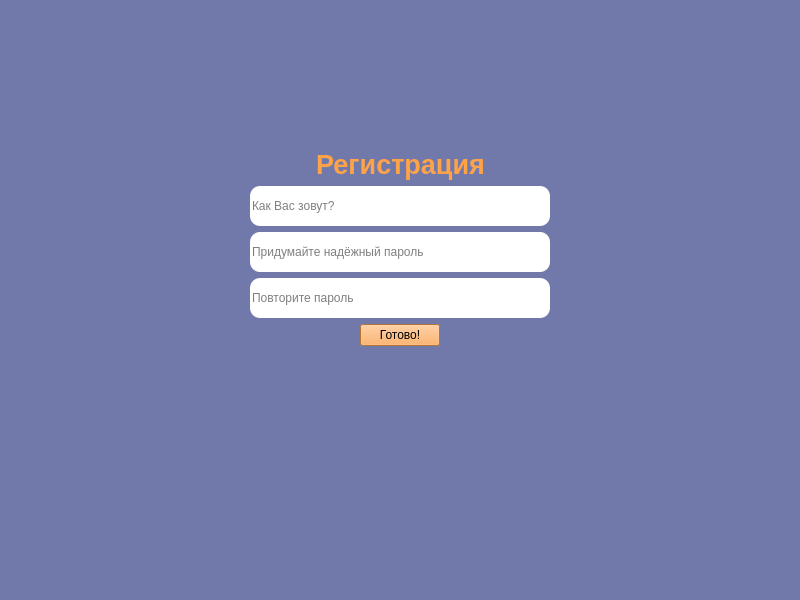
<?xml version="1.0" encoding="UTF-8"?>
<ui version="4.0">
 <class>RegisterWindow</class>
 <widget class="QWidget" name="RegisterWindow">
  <property name="geometry">
   <rect>
    <x>0</x>
    <y>0</y>
    <width>800</width>
    <height>600</height>
   </rect>
  </property>
  <property name="windowTitle">
   <string>DiaBelka</string>
  </property>
  <property name="styleSheet">
   <string notr="true">background-color: rgb(113, 121, 171);</string>
  </property>
  <layout class="QVBoxLayout" name="verticalLayout_2">
   <item>
    <spacer name="verticalSpacer">
     <property name="orientation">
      <enum>Qt::Orientation::Vertical</enum>
     </property>
     <property name="sizeType">
      <enum>QSizePolicy::Policy::Expanding</enum>
     </property>
     <property name="sizeHint" stdset="0">
      <size>
       <width>20</width>
       <height>50</height>
      </size>
     </property>
    </spacer>
   </item>
   <item>
    <layout class="QHBoxLayout" name="horizontalLayout_3">
     <item>
      <spacer name="horizontalSpacer_5">
       <property name="orientation">
        <enum>Qt::Orientation::Horizontal</enum>
       </property>
       <property name="sizeHint" stdset="0">
        <size>
         <width>40</width>
         <height>20</height>
        </size>
       </property>
      </spacer>
     </item>
     <item>
      <widget class="QLabel" name="label">
       <property name="sizePolicy">
        <sizepolicy hsizetype="Fixed" vsizetype="Fixed">
         <horstretch>0</horstretch>
         <verstretch>0</verstretch>
        </sizepolicy>
       </property>
       <property name="font">
        <font>
         <pointsize>20</pointsize>
         <bold>true</bold>
        </font>
       </property>
       <property name="layoutDirection">
        <enum>Qt::LayoutDirection::LeftToRight</enum>
       </property>
       <property name="autoFillBackground">
        <bool>false</bool>
       </property>
       <property name="styleSheet">
        <string notr="true">color: rgb(255, 163, 72);
border-color: rgb(0, 0, 0);</string>
       </property>
       <property name="text">
        <string>Регистрация</string>
       </property>
       <property name="alignment">
        <set>Qt::AlignmentFlag::AlignCenter</set>
       </property>
      </widget>
     </item>
     <item>
      <spacer name="horizontalSpacer_6">
       <property name="orientation">
        <enum>Qt::Orientation::Horizontal</enum>
       </property>
       <property name="sizeHint" stdset="0">
        <size>
         <width>40</width>
         <height>20</height>
        </size>
       </property>
      </spacer>
     </item>
    </layout>
   </item>
   <item>
    <layout class="QHBoxLayout" name="horizontalLayout">
     <item>
      <spacer name="horizontalSpacer">
       <property name="orientation">
        <enum>Qt::Orientation::Horizontal</enum>
       </property>
       <property name="sizeHint" stdset="0">
        <size>
         <width>40</width>
         <height>20</height>
        </size>
       </property>
      </spacer>
     </item>
     <item>
      <layout class="QVBoxLayout" name="verticalLayout">
       <item>
        <widget class="QLineEdit" name="loginRegister">
         <property name="sizePolicy">
          <sizepolicy hsizetype="Preferred" vsizetype="Minimum">
           <horstretch>0</horstretch>
           <verstretch>0</verstretch>
          </sizepolicy>
         </property>
         <property name="minimumSize">
          <size>
           <width>300</width>
           <height>40</height>
          </size>
         </property>
         <property name="maximumSize">
          <size>
           <width>16777215</width>
           <height>40</height>
          </size>
         </property>
         <property name="styleSheet">
          <string notr="true">background-color: rgb(255, 255, 255);
border-radius: 10px;
</string>
         </property>
         <property name="placeholderText">
          <string>Как Вас зовут?</string>
         </property>
        </widget>
       </item>
       <item>
        <widget class="QLineEdit" name="passwordRegister">
         <property name="sizePolicy">
          <sizepolicy hsizetype="Preferred" vsizetype="Minimum">
           <horstretch>0</horstretch>
           <verstretch>0</verstretch>
          </sizepolicy>
         </property>
         <property name="minimumSize">
          <size>
           <width>300</width>
           <height>40</height>
          </size>
         </property>
         <property name="maximumSize">
          <size>
           <width>16777215</width>
           <height>40</height>
          </size>
         </property>
         <property name="styleSheet">
          <string notr="true">background-color: rgb(255, 255, 255);
border-radius: 10px;
</string>
         </property>
         <property name="placeholderText">
          <string>Придумайте надёжный пароль</string>
         </property>
        </widget>
       </item>
       <item>
        <widget class="QLineEdit" name="confirmPasswordRegister">
         <property name="sizePolicy">
          <sizepolicy hsizetype="Preferred" vsizetype="Minimum">
           <horstretch>0</horstretch>
           <verstretch>0</verstretch>
          </sizepolicy>
         </property>
         <property name="minimumSize">
          <size>
           <width>300</width>
           <height>40</height>
          </size>
         </property>
         <property name="maximumSize">
          <size>
           <width>16777215</width>
           <height>40</height>
          </size>
         </property>
         <property name="styleSheet">
          <string notr="true">background-color: rgb(255, 255, 255);
border-radius: 10px;</string>
         </property>
         <property name="echoMode">
          <enum>QLineEdit::EchoMode::Password</enum>
         </property>
         <property name="placeholderText">
          <string>Повторите пароль</string>
         </property>
        </widget>
       </item>
      </layout>
     </item>
     <item>
      <spacer name="horizontalSpacer_2">
       <property name="orientation">
        <enum>Qt::Orientation::Horizontal</enum>
       </property>
       <property name="sizeHint" stdset="0">
        <size>
         <width>40</width>
         <height>20</height>
        </size>
       </property>
      </spacer>
     </item>
    </layout>
   </item>
   <item>
    <layout class="QHBoxLayout" name="horizontalLayout_2">
     <item>
      <spacer name="horizontalSpacer_3">
       <property name="orientation">
        <enum>Qt::Orientation::Horizontal</enum>
       </property>
       <property name="sizeHint" stdset="0">
        <size>
         <width>40</width>
         <height>20</height>
        </size>
       </property>
      </spacer>
     </item>
     <item>
      <widget class="QPushButton" name="registerButton">
       <property name="styleSheet">
        <string notr="true">QPushButton{ background-color: rgb(255, 163, 72);
color: black;}</string>
       </property>
       <property name="text">
        <string>Готово!</string>
       </property>
      </widget>
     </item>
     <item>
      <spacer name="horizontalSpacer_4">
       <property name="orientation">
        <enum>Qt::Orientation::Horizontal</enum>
       </property>
       <property name="sizeHint" stdset="0">
        <size>
         <width>40</width>
         <height>20</height>
        </size>
       </property>
      </spacer>
     </item>
    </layout>
   </item>
   <item>
    <layout class="QHBoxLayout" name="horizontalLayout_4">
     <item>
      <spacer name="horizontalSpacer_7">
       <property name="orientation">
        <enum>Qt::Orientation::Horizontal</enum>
       </property>
       <property name="sizeHint" stdset="0">
        <size>
         <width>40</width>
         <height>20</height>
        </size>
       </property>
      </spacer>
     </item>
     <item>
      <widget class="QWidget" name="widget" native="true">
       <property name="minimumSize">
        <size>
         <width>300</width>
         <height>100</height>
        </size>
       </property>
       <property name="styleSheet">
        <string notr="true">image: url(:/new/prefix3/IMG_4398-removebg-preview.png);</string>
       </property>
      </widget>
     </item>
     <item>
      <spacer name="horizontalSpacer_8">
       <property name="orientation">
        <enum>Qt::Orientation::Horizontal</enum>
       </property>
       <property name="sizeHint" stdset="0">
        <size>
         <width>40</width>
         <height>20</height>
        </size>
       </property>
      </spacer>
     </item>
    </layout>
   </item>
   <item>
    <spacer name="verticalSpacer_3">
     <property name="orientation">
      <enum>Qt::Orientation::Vertical</enum>
     </property>
     <property name="sizeType">
      <enum>QSizePolicy::Policy::Expanding</enum>
     </property>
     <property name="sizeHint" stdset="0">
      <size>
       <width>20</width>
       <height>124</height>
      </size>
     </property>
    </spacer>
   </item>
  </layout>
 </widget>
 <resources/>
 <connections/>
</ui>
